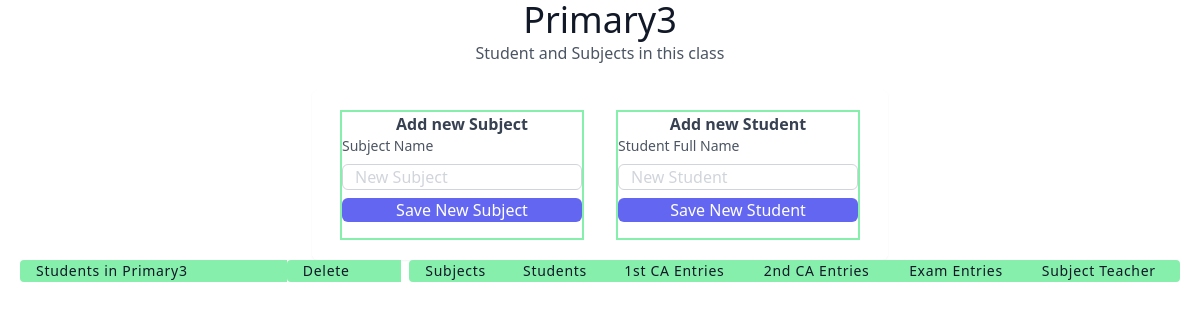
The page /classDetails/33/ on the database as committed earlier.
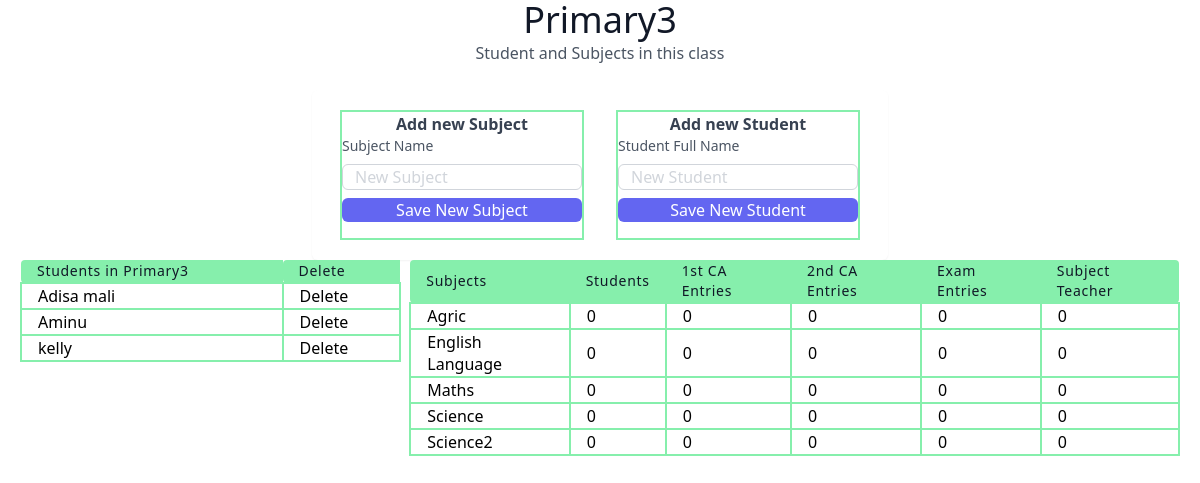
The same page on the database as committed later.
### result/models.py (models this page shows, shortened)
class students(models.Model):
    user = models.ForeignKey(User, on_delete=models.SET_NULL, null=True)
    className = models.ForeignKey(all_class, related_name = 'studentclass', on_delete=models.SET_NULL, null=True)
    fullname = models.CharField(max_length=100)
    date = models.DateTimeField(auto_now_add=True)
    class Meta:
        ordering = ['fullname']

class allsubject(models.Model):
    user = models.ForeignKey(User, on_delete=models.SET_NULL, null=True)
    className = models.ForeignKey(all_class, related_name="subjectclass", on_delete=models.SET_NULL, null=True)
    subjectName = models.CharField(max_length=100)
    date = models.DateField(auto_now_add=True)
    class Meta:
        ordering = ['subjectName']

### result/views.py (the view, shortened to what this page needs)
# urls.py: path('classDetails/<int:pk>/', classDetails.as_view(), name='classDetails'),
class classDetails(DetailView):
    model = all_class
    context_object_name = 'all_class'
    def get(self, request,pk, *args, **kwargs):
        return render(request, 'result/classDetails.html',{'all_class': self.get_object()})

### result/templates/result/classDetails.html (shortened to what the changed rows need)
<script src="https://cdn.tailwindcss.com"></script>
<link rel="stylesheet" href="https://cdn.tailgrids.com/tailgrids-fallback.css" />
<section class="text-gray-600 body-font px-5">
   <div class="container px-1 mx-auto">
     <div class="flex flex-col text-center w-full">
       <h1 class="sm:text-4xl font-medium title-font text-gray-900"> {{all_class.className}} </h1>
       <br/>
     </div>
          <div class="container">
            <div class="max-w-xl p-5 mx-auto bg-white rounded-md shadow-sm">
              <div class=" grid grid-cols-2 gap-4">
               <div class="mx-2 border-2 border-green-300">
                <div class="text-center">
                  <h1 class=" font-semibold text-gray-700">Add new Subject</h1>
                </div>
               </div>
              <div class="mx-2 border-2 border-green-300">
                <div class="text-center">
                  <h1 class=" font-semibold text-gray-700">Add new Student</h1>
                </div>
               </div>
              </div>
            </div>
          </div>
     </div>
     <div class = "grid grid-cols-3 gap-2" >
       <div>
        <table class="table-auto w-full text-left whitespace-no-wrap">
          <thead>
            <tr  >
              <th class="px-4 title-font tracking-wider font-medium text-gray-900 text-sm bg-green-300 rounded-tl rounded-bl">
                Students in {{all_class.className}}
              </th>
              <th class="px-4 title-font tracking-wider font-medium text-gray-900 text-sm bg-green-300 rounded-tl rounded-bl">
                Delete
              </th>
            </tr>
          </thead>
          <tbody>
            {% for student in all_class.studentclass.all %}
            <tr>
              <td class="px-4 border-2 border-green-300 hover:bg-yellow-300">
                {{ student.fullname }}
              </td>
              <td class="px-4 border-2 border-green-300 hover:bg-yellow-300">
                  <a href="{% url 'result:studentDelete' student.id %}">
                   Delete
                 </a>
              </td>
            </tr>
            {% endfor %}
          </tbody>
        </table>
       </div>
       <div class = "col-span-2">
        <table class="table-auto w-full text-left whitespace-no-wrap ">
          <thead>
            <tr  >
              <th class="px-4 title-font tracking-wider font-medium text-gray-900 text-sm bg-green-300 rounded-tl rounded-bl">Subjects</th>
              <th class="px-4 title-font tracking-wider font-medium text-gray-900 text-sm bg-green-300">Students</th>
              <th class="px-4 title-font tracking-wider font-medium text-gray-900 text-sm bg-green-300">1st CA Entries</th>
              <th class="px-4 title-font tracking-wider font-medium text-gray-900 text-sm bg-green-300">2nd CA Entries</th>
              <th class="px-4 title-font tracking-wider font-medium text-gray-900 text-sm bg-green-300">Exam Entries</th>
              <th class="px-4 title-font tracking-wider font-medium text-gray-900 text-sm bg-green-300 rounded-tr rounded-br">Subject Teacher</th>
            </tr>
          </thead>
          <tbody>
            {% for subject in all_class.subjectclass.all %}
            <tr>
              <td class="px-4 border-2 border-green-300 hover:bg-yellow-300"> <a href="{% url 'result:subjectDetails' subject.id %}"> {{ subject.subjectName }} </a> </td>
              <td class="px-4 border-2 border-green-300">0 </td>
              <td class="px-4 border-2 border-green-300">0 </td>
              <td class="px-4 border-2 border-green-300">0 </td>
              <td class="px-4 border-2 border-green-300">0 </td>
              <td class="px-4 border-2 border-green-300">0 </td>
            </tr>
            {% endfor %}
          </tbody>
        </table>
       </div>
     </div>
 </section>

Rows that differ between the two databases and show on the page:
added students: fullname "Adisa mali"
added students: fullname "Aminu"
added students: fullname "kelly"
added allsubject: subjectName "Agric"
added allsubject: subjectName "English Language"
added allsubject: subjectName "Maths"
added allsubject: subjectName "Science"
added allsubject: subjectName "Science2"
